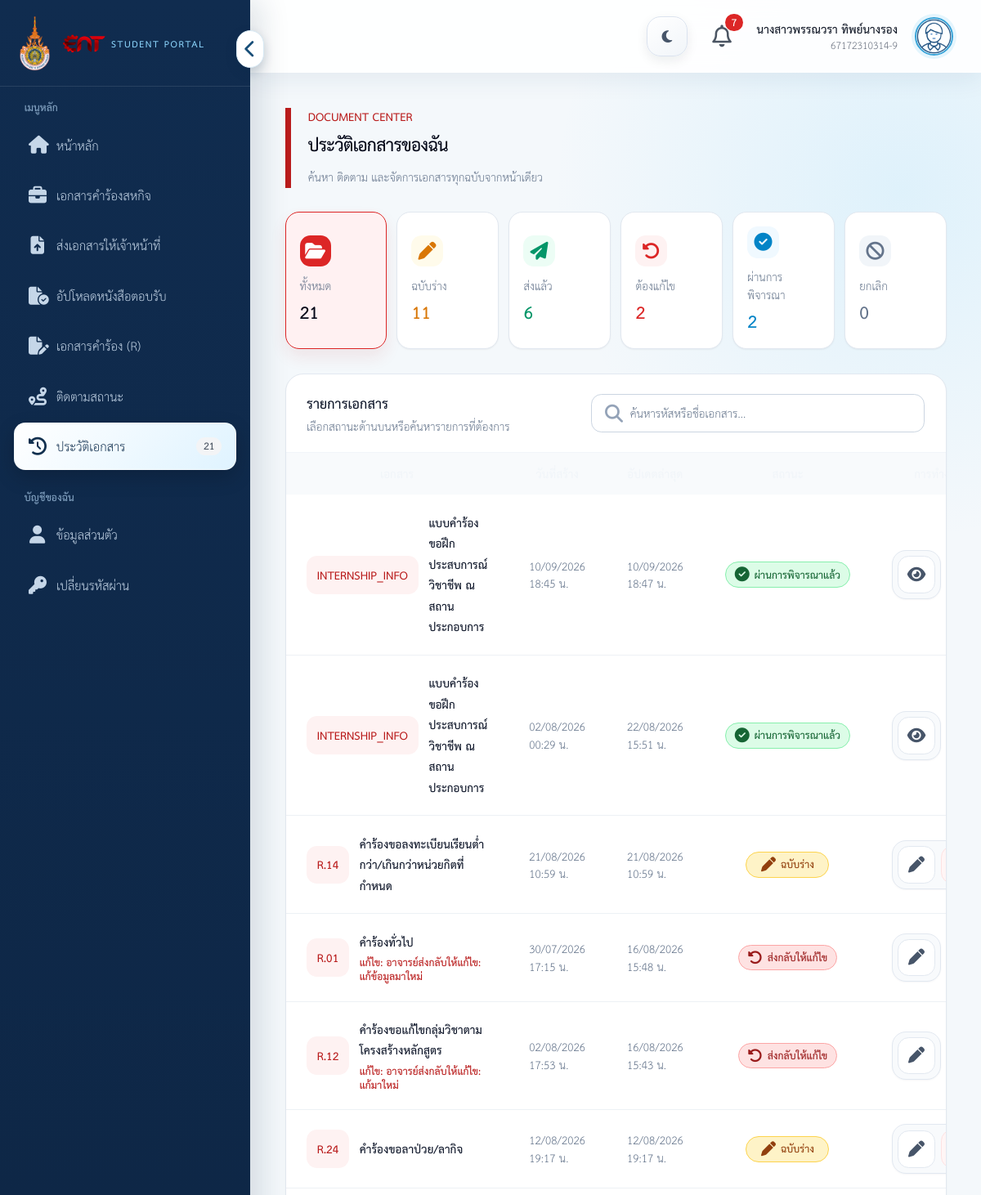
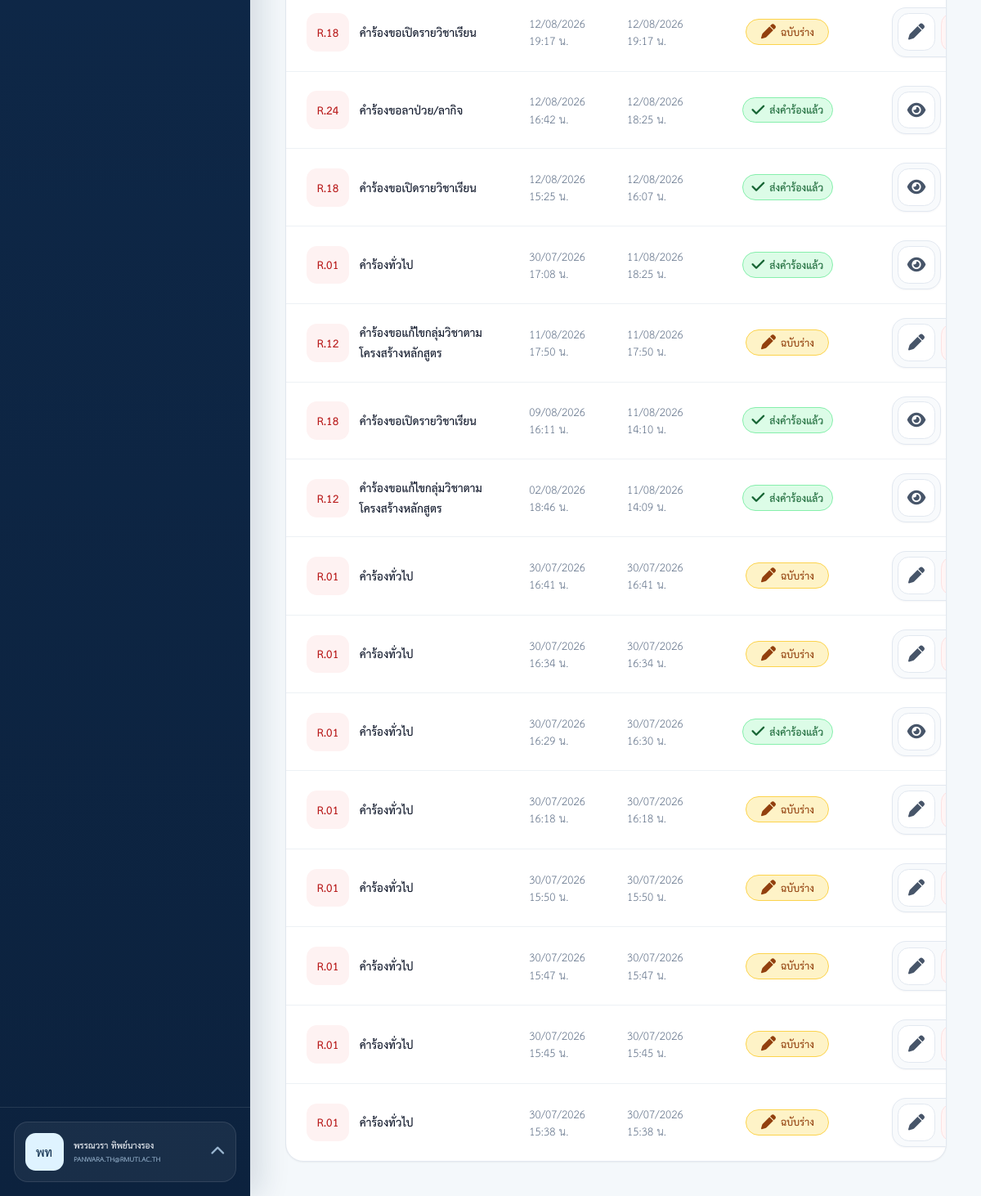
/student/history.php (signed in), run on the app's committed database (2 pictures, top to bottom).
### tables this page shows
CREATE TABLE `student` (
  `student_id` int(11) NOT NULL AUTO_INCREMENT,
  `user_id` int(11) NOT NULL,
  `student_number` varchar(50) NOT NULL,
  `prefix_id` int(11) DEFAULT NULL,
  `firstname` varchar(100) NOT NULL,
  `lastname` varchar(100) NOT NULL,
  `group_id` int(11) DEFAULT NULL,
  PRIMARY KEY (`student_id`),
  UNIQUE KEY `user_id` (`user_id`),
  UNIQUE KEY `student_number` (`student_number`),
  KEY `fk_student_prefix` (`prefix_id`),
  KEY `fk_student_group` (`group_id`),
  CONSTRAINT `fk_student_group` FOREIGN KEY (`group_id`) REFERENCES `group_class` (`group_id`) ON DELETE SET NULL ON UPDATE CASCADE,
  CONSTRAINT `fk_student_prefix` FOREIGN KEY (`prefix_id`) REFERENCES `prefixes` (`prefix_id`) ON DELETE SET NULL ON UPDATE CASCADE,
  CONSTRAINT `fk_student_user` FOREIGN KEY (`user_id`) REFERENCES `users` (`user_id`) ON DELETE CASCADE ON UPDATE CASCADE
);

CREATE TABLE `users` (
  `user_id` int(11) NOT NULL AUTO_INCREMENT,
  `username` varchar(100) NOT NULL,
  `email` varchar(255) NOT NULL,
  `password` varchar(255) NOT NULL,
  `first_login` tinyint(1) NOT NULL DEFAULT 1,
  `status` enum('active','inactive','suspended') NOT NULL DEFAULT 'active',
  `active_session_token_hash` char(64) DEFAULT NULL,
  `active_session_at` datetime DEFAULT NULL,
  `created_at` timestamp NOT NULL DEFAULT current_timestamp(),
  PRIMARY KEY (`user_id`),
  UNIQUE KEY `username` (`username`),
  UNIQUE KEY `email` (`email`),
  KEY `idx_users_active_session` (`active_session_token_hash`)
);

CREATE TABLE `documents` (
  `document_id` int(11) NOT NULL AUTO_INCREMENT,
  `student_id` int(11) NOT NULL,
  `template_id` int(11) NOT NULL,
  `document_status` enum('draft','submitted','in_review','revision_requested','teacher_reviewed','approved','cancel') NOT NULL DEFAULT 'draft',
  `created_at` timestamp NOT NULL DEFAULT current_timestamp(),
  `updated_at` timestamp NOT NULL DEFAULT current_timestamp() ON UPDATE current_timestamp(),
  `submitted_at` datetime DEFAULT NULL,
  PRIMARY KEY (`document_id`),
  KEY `fk_documents_student` (`student_id`),
  KEY `fk_documents_template` (`template_id`),
  CONSTRAINT `fk_documents_student` FOREIGN KEY (`student_id`) REFERENCES `student` (`student_id`) ON UPDATE CASCADE,
  CONSTRAINT `fk_documents_template` FOREIGN KEY (`template_id`) REFERENCES `document_template` (`template_id`) ON UPDATE CASCADE
);

CREATE TABLE `document_type` (
  `document_type_id` int(11) NOT NULL AUTO_INCREMENT,
  `document_code` varchar(50) NOT NULL,
  `document_name` varchar(255) NOT NULL,
  `form_file` varchar(100) DEFAULT NULL,
  `description` text DEFAULT NULL,
  `status` enum('active','inactive') NOT NULL DEFAULT 'active',
  PRIMARY KEY (`document_type_id`),
  UNIQUE KEY `document_code` (`document_code`)
);

### student/history.php (the view, shortened to what the rows shown need)
<?php
require_once 'auth.php';
$studentStmt=$pdo->prepare('SELECT s.student_id,s.student_number,s.firstname,s.lastname FROM student s WHERE s.user_id=? LIMIT 1');
$studentStmt->execute([$_SESSION['user_id']]);
$student=$studentStmt->fetch(PDO::FETCH_ASSOC);
$stmt=$pdo->prepare('SELECT d.document_id,CASE WHEN dt.document_code="INTERNSHIP_INFO" AND ia.status="waiting_signature" THEN "waiting_signature" ELSE d.document_status END AS document_status,d.document_status AS stored_document_status,ia.status AS internship_status,d.created_at,d.updated_at,d.submitted_at,dt.document_code,dt.document_name,
    drp.process_id,drp.current_step_order,current_step.step_name AS current_step_name,
    (SELECT de.detail FROM document_events de WHERE de.document_id=d.document_id AND de.event_type="revision_requested" ORDER BY de.created_at DESC,de.event_id DESC LIMIT 1) AS revision_comment
    FROM documents d JOIN document_template t ON t.template_id=d.template_id JOIN document_type dt ON dt.document_type_id=t.document_type_id
    LEFT JOIN internship_application ia ON ia.document_id=d.document_id
    LEFT JOIN document_review_processes drp ON drp.document_id=d.document_id
    LEFT JOIN document_review_step_instances current_step ON current_step.process_id=drp.process_id AND current_step.step_order=drp.current_step_order
    WHERE d.student_id=? ORDER BY d.updated_at DESC,d.document_id DESC');
$stmt->execute([$student['student_id']]);
$rows=$stmt->fetchAll(PDO::FETCH_ASSOC);
$statusMeta=[
    'draft'=>['label'=>'ฉบับร่าง','classes'=>'status-badge status-badge--draft','icon'=>'fa-pen'],
    'submitted'=>['label'=>'ส่งคำร้องแล้ว','classes'=>'status-badge status-badge--success','icon'=>'fa-check'],
    'in_review'=>['label'=>'อยู่ระหว่างพิจารณา','classes'=>'status-badge status-badge--pending','icon'=>'fa-hourglass-half'],
    'revision_requested'=>['label'=>'ส่งกลับให้แก้ไข','classes'=>'status-badge status-badge--danger','icon'=>'fa-rotate-left'],
    'approved'=>['label'=>'ผ่านการพิจารณาแล้ว','classes'=>'status-badge status-badge--success','icon'=>'fa-circle-check'],
    'waiting_signature'=>['label'=>'อนุมัติครบแล้ว รอลงนามฉบับจริง','classes'=>'status-badge status-badge--success','icon'=>'fa-circle-check'],
    'cancel'=>['label'=>'ยกเลิกคำร้อง','classes'=>'status-badge status-badge--neutral','icon'=>'fa-ban'],
];
function thaiDateTime(?string $value): string {
    $timestamp=strtotime($value);
    return $timestamp ? date('d/m/Y H:i',$timestamp).' น.' : $value;
}
?>
<!doctype html>
<html lang="th">
<head>
    <script src="https://cdn.tailwindcss.com"></script>
    <link rel="stylesheet" href="https://cdnjs.cloudflare.com/ajax/libs/font-awesome/6.7.2/css/all.min.css">
</head>
<body class="min-h-screen bg-gray-100 text-gray-900">
<?php include 'sidebar.php'; ?>
<div class="min-h-screen lg:ml-72">
    <?php include 'navbar.php'; ?>
    <main class="p-5 sm:p-8 lg:p-10">
        <div class="mx-auto max-w-6xl">
        <section class="border-l-[7px] border-red-700 pl-4 sm:pl-5">
            <h1 class="mt-1 text-2xl font-extrabold tracking-tight text-slate-950 sm:text-3xl">ประวัติเอกสารของฉัน</h1>
        </section>
        <section id="history-list" class="mt-7 overflow-hidden rounded-[22px] border border-slate-200 bg-white shadow-sm">
            <div class="flex flex-col gap-4 border-b border-slate-100 p-4 sm:flex-row sm:items-center sm:justify-between sm:px-6 sm:py-5">
                <div><h2 class="text-lg font-extrabold text-slate-900">รายการเอกสาร</h2><p class="mt-0.5 text-sm text-slate-500">เลือกสถานะด้านบนหรือค้นหารายการที่ต้องการ</p></div>
            </div>
            <div class="hidden overflow-x-auto md:block">
                <table class="w-full min-w-[760px] text-sm">
                    <thead class="bg-slate-950 text-slate-100"><tr><th class="px-6 py-3.5 text-left font-bold">เอกสาร</th><th class="px-6 py-3.5 text-left font-bold">วันที่สร้าง</th><th class="px-6 py-3.5 text-left font-bold">อัปเดตล่าสุด</th><th class="px-6 py-3.5 text-center font-bold">สถานะ</th><th class="px-6 py-3.5 text-right font-bold">การทำงาน</th></tr></thead>
                    <tbody id="history-table-body" class="divide-y divide-slate-100">
                    <?php foreach ($rows as $row): $meta=$statusMeta[$row['document_status']] ?? ['label'=>$row['document_status'],'classes'=>'bg-gray-100 text-gray-600','icon'=>'fa-circle']; $searchText=strtolower($row['document_code'].' '.$row['document_name']); $isInternship=$row['document_code']==='INTERNSHIP_INFO'; $viewUrl=$isInternship?'internship_form.php?from=history':'document_form.php?document='.(int)$row['document_id'].'&from=history'; $canEdit=in_array($row['document_status'],['draft','revision_requested'],true); ?>
                        <tr class="document-row transition hover:bg-slate-50" data-document-id="<?= (int)$row['document_id'] ?>" data-status="<?= htmlspecialchars($row['document_status']) ?>" data-search="<?= htmlspecialchars($searchText) ?>">
                            <td class="px-6 py-5"><div class="flex min-w-0 items-center gap-3"><span class="inline-flex min-h-11 shrink-0 items-center justify-center whitespace-nowrap rounded-xl bg-red-50 px-3 py-2 text-sm font-extrabold text-red-700"><?= htmlspecialchars($row['document_code']) ?></span><div class="min-w-0"><p class="font-bold leading-6 text-slate-900"><?= htmlspecialchars($row['document_name']) ?></p><?php if($row['document_status']==='revision_requested'&&$row['revision_comment']): ?><p class="mt-1 text-xs font-semibold text-red-700">แก้ไข: <?= htmlspecialchars($row['revision_comment']) ?></p><?php endif; ?></div></div></td>
                            <td class="px-6 py-5 text-slate-500"><?= htmlspecialchars(thaiDateTime($row['created_at'])) ?></td><td class="px-6 py-5 text-slate-500"><?= htmlspecialchars(thaiDateTime($row['updated_at'])) ?></td>
                            <td class="px-6 py-4 text-center"><span class="inline-flex items-center gap-1.5 rounded-full px-3 py-1 text-xs font-semibold <?= $meta['classes'] ?>"><i class="fa-solid <?= $meta['icon'] ?>"></i><?= htmlspecialchars($meta['label']) ?></span></td>
                            <td class="px-6 py-4"><div class="history-actions justify-end"><a href="<?= htmlspecialchars($viewUrl) ?>" class="inline-flex h-10 w-10 items-center justify-center rounded-xl border border-slate-200 text-slate-700 transition hover:border-red-300 hover:bg-red-50 hover:text-red-700" title="<?= $canEdit?'แก้ไขเอกสาร':'ดูเอกสาร' ?>" aria-label="<?= $canEdit?'แก้ไขเอกสาร':'ดูเอกสาร' ?>"><i class="fa-solid <?= $canEdit?'fa-pen':'fa-eye' ?>"></i></a><?php if($row['document_status']==='draft'): ?><form method="post" action="delete_document.php" data-confirm-action="delete" data-confirm-name="<?= htmlspecialchars($row['document_code'].' - '.$row['document_name']) ?>"><button type="submit" class="inline-flex h-10 w-10 items-center justify-center rounded-xl bg-slate-800 text-white transition hover:bg-slate-950" title="ลบเอกสาร" aria-label="ลบเอกสาร"></button></form><?php endif; ?></div></td>
                        </tr>
                    <?php endforeach; ?>
                    </tbody>
                </table>
            </div>
        </section>
        </div>
    </main>
</div>
</body>
</html>

### student/sidebar.php (shortened to what the rows shown need)
<?php
require_once __DIR__ . '/../helpers/theme_helper.php';
$studentSidebarUser = is_array($user ?? null) ? $user : [];
$studentSidebarName = trim((string) ($studentSidebarUser['firstname'] ?? '') . ' ' . (string) ($studentSidebarUser['lastname'] ?? ''));
$studentSidebarEmail = (string) ($studentSidebarUser['email'] ?? '');
$studentSidebarInitials = function_exists('mb_substr')
    ? mb_substr((string) ($studentSidebarUser['firstname'] ?? 'นศ'), 0, 1, 'UTF-8') . mb_substr((string) ($studentSidebarUser['lastname'] ?? ''), 0, 1, 'UTF-8')
    : 'นศ';
?>
<link rel="stylesheet" href="/Project/assets/css/student.css?v=20261108-5">
<link rel="stylesheet" href="/Project/assets/css/responsive.css?v=20261107-1">
<link rel="stylesheet" href="/Project/assets/css/app-ui.css?v=20260918-1">
<aside id="student-sidebar" class="fixed inset-y-0 left-0 z-40 flex w-72 -translate-x-full flex-col border-r border-gray-200 bg-white transition-transform duration-200 lg:translate-x-0">
    <div class="student-sidebar-footer border-t p-4">
        <div class="student-account relative">
            <button id="student-account-toggle" type="button" class="student-account-toggle flex w-full items-center gap-3 rounded-2xl px-3 py-3 text-left" aria-expanded="false" aria-controls="student-account-menu">
                <span class="student-account-avatar inline-flex h-11 w-11 shrink-0 items-center justify-center rounded-xl font-extrabold"><?= htmlspecialchars($studentSidebarInitials) ?></span>
                <span class="student-account-summary min-w-0 flex-1"><strong class="student-account-name block truncate"><?= htmlspecialchars($studentSidebarName ?: 'นักศึกษา') ?></strong><span class="student-account-email block truncate"><?= htmlspecialchars($studentSidebarEmail ?: ($studentSidebarUser['student_number'] ?? '-')) ?></span></span>
                <i class="student-account-chevron fa-solid fa-chevron-up text-xs" aria-hidden="true"></i>
            </button>
        </div>
    </div>
</aside>

### student/navbar.php (shortened to what the rows shown need)
<?php
$navStudent=$student ?? [];
if ((!array_key_exists('student_prefix', $navStudent) || empty($navStudent['student_id'])) && isset($_SESSION['user_id'])) {
    $navStmt=$pdo->prepare('SELECT s.student_id,s.student_number,s.firstname,s.lastname,
        COALESCE(p.prefix_short,p.prefix_name,"") AS student_prefix
        FROM student s LEFT JOIN prefixes p ON p.prefix_id=s.prefix_id
        WHERE s.user_id=? LIMIT 1');
    $navStmt->execute([$_SESSION['user_id']]);
    $navStudent=$navStmt->fetch(PDO::FETCH_ASSOC) ?: [];
}
?>
<header class="student-navbar sticky top-0 z-20 flex h-20 items-center justify-between border-b border-gray-200 bg-white px-4 shadow-sm sm:px-6 lg:px-8">
    <div class="flex items-center gap-3 sm:gap-5">
        <?php require_once __DIR__.'/../helpers/theme_helper.php'; renderThemeToggle(); ?>
        <div class="hidden text-right sm:block"><p class="text-sm font-bold text-gray-900"><?= htmlspecialchars(trim(($navStudent['student_prefix'] ?? '').($navStudent['firstname'] ?? '').' '.($navStudent['lastname'] ?? ''))) ?: '-' ?></p><p class="text-xs text-gray-500"><?= htmlspecialchars($navStudent['student_number'] ?? '-') ?></p></div>
    </div>
</header>
<link rel="stylesheet" href="/Project/assets/css/status-badges.css?v=20260815-2">

### data on the page
student: studentSidebarInitials "พท", firstname+lastname "พรรณวรา ทิพย์นางรอง", user.email "PANWARA.TH@RMUTI.AC.TH", student_number "67172310314-9"
documents: document_type.document_code "INTERNSHIP_INFO", document_type.document_name "แบบคำร้องขอฝึกประสบการณ์วิชาชีพ ณ สถานประกอบการ", created_at "10/09/2026 18:45 น.", updated_at "10/09/2026 18:47 น.", label "ผ่านการพิจารณาแล้ว"
documents: document_type.document_code "INTERNSHIP_INFO", document_type.document_name "แบบคำร้องขอฝึกประสบการณ์วิชาชีพ ณ สถานประกอบการ", created_at "02/08/2026 00:29 น.", updated_at "22/08/2026 15:51 น.", label "ผ่านการพิจารณาแล้ว"
documents: document_type.document_code "R.14", document_type.document_name "คำร้องขอลงทะเบียนเรียนต่ำกว่า/เกินกว่าหน่วยกิตที่กำหนด", created_at "21/08/2026 10:59 น.", updated_at "21/08/2026 10:59 น.", label "ฉบับร่าง"
documents: document_type.document_code "R.01", document_type.document_name "คำร้องทั่วไป", revision_comment "อาจารย์ส่งกลับให้แก้ไข: แก้ข้อมูลมาใหม่", created_at "30/07/2026 17:15 น.", updated_at "16/08/2026 15:48 น.", label "ส่งกลับให้แก้ไข"
documents: document_type.document_code "R.12", document_type.document_name "คำร้องขอแก้ไขกลุ่มวิชาตามโครงสร้างหลักสูตร", revision_comment "อาจารย์ส่งกลับให้แก้ไข: แก้มาใหม่", created_at "02/08/2026 17:53 น.", updated_at "16/08/2026 15:43 น.", label "ส่งกลับให้แก้ไข"
documents: document_type.document_code "R.24", document_type.document_name "คำร้องขอลาป่วย/ลากิจ", created_at "12/08/2026 19:17 น.", updated_at "12/08/2026 19:17 น.", label "ฉบับร่าง"
documents: document_type.document_code "R.18", document_type.document_name "คำร้องขอเปิดรายวิชาเรียน", created_at "12/08/2026 19:17 น.", updated_at "12/08/2026 19:17 น.", label "ฉบับร่าง"
documents: document_type.document_code "R.24", document_type.document_name "คำร้องขอลาป่วย/ลากิจ", created_at "12/08/2026 16:42 น.", updated_at "12/08/2026 18:25 น.", label "ส่งคำร้องแล้ว"
documents: document_type.document_code "R.18", document_type.document_name "คำร้องขอเปิดรายวิชาเรียน", created_at "12/08/2026 15:25 น.", updated_at "12/08/2026 16:07 น.", label "ส่งคำร้องแล้ว"
documents: document_type.document_code "R.01", document_type.document_name "คำร้องทั่วไป", created_at "30/07/2026 17:08 น.", updated_at "11/08/2026 18:25 น.", label "ส่งคำร้องแล้ว"
documents: document_type.document_code "R.12", document_type.document_name "คำร้องขอแก้ไขกลุ่มวิชาตามโครงสร้างหลักสูตร", created_at "11/08/2026 17:50 น.", updated_at "11/08/2026 17:50 น.", label "ฉบับร่าง"
documents: document_type.document_code "R.18", document_type.document_name "คำร้องขอเปิดรายวิชาเรียน", created_at "09/08/2026 16:11 น.", updated_at "11/08/2026 14:10 น.", label "ส่งคำร้องแล้ว"
documents: document_type.document_code "R.12", document_type.document_name "คำร้องขอแก้ไขกลุ่มวิชาตามโครงสร้างหลักสูตร", created_at "02/08/2026 18:46 น.", updated_at "11/08/2026 14:09 น.", label "ส่งคำร้องแล้ว"
documents: document_type.document_code "R.01", document_type.document_name "คำร้องทั่วไป", created_at "30/07/2026 16:41 น.", updated_at "30/07/2026 16:41 น.", label "ฉบับร่าง"
documents: document_type.document_code "R.01", document_type.document_name "คำร้องทั่วไป", created_at "30/07/2026 16:34 น.", updated_at "30/07/2026 16:34 น.", label "ฉบับร่าง"
documents: document_type.document_code "R.01", document_type.document_name "คำร้องทั่วไป", created_at "30/07/2026 16:29 น.", updated_at "30/07/2026 16:30 น.", label "ส่งคำร้องแล้ว"
documents: document_type.document_code "R.01", document_type.document_name "คำร้องทั่วไป", created_at "30/07/2026 16:18 น.", updated_at "30/07/2026 16:18 น.", label "ฉบับร่าง"
documents: document_type.document_code "R.01", document_type.document_name "คำร้องทั่วไป", created_at "30/07/2026 15:50 น.", updated_at "30/07/2026 15:50 น.", label "ฉบับร่าง"
documents: document_type.document_code "R.01", document_type.document_name "คำร้องทั่วไป", created_at "30/07/2026 15:47 น.", updated_at "30/07/2026 15:47 น.", label "ฉบับร่าง"
documents: document_type.document_code "R.01", document_type.document_name "คำร้องทั่วไป", created_at "30/07/2026 15:45 น.", updated_at "30/07/2026 15:45 น.", label "ฉบับร่าง"
documents: document_type.document_code "R.01", document_type.document_name "คำร้องทั่วไป", created_at "30/07/2026 15:38 น.", updated_at "30/07/2026 15:38 น.", label "ฉบับร่าง"

### other printed values
$student_document_count "21"
$unread_notification_count "7"
$student_draft_count "11"
$student_submitted_count "6"
$student_revision_count "2"
$student_reviewed_count "2"
$student_cancel_count "0"
